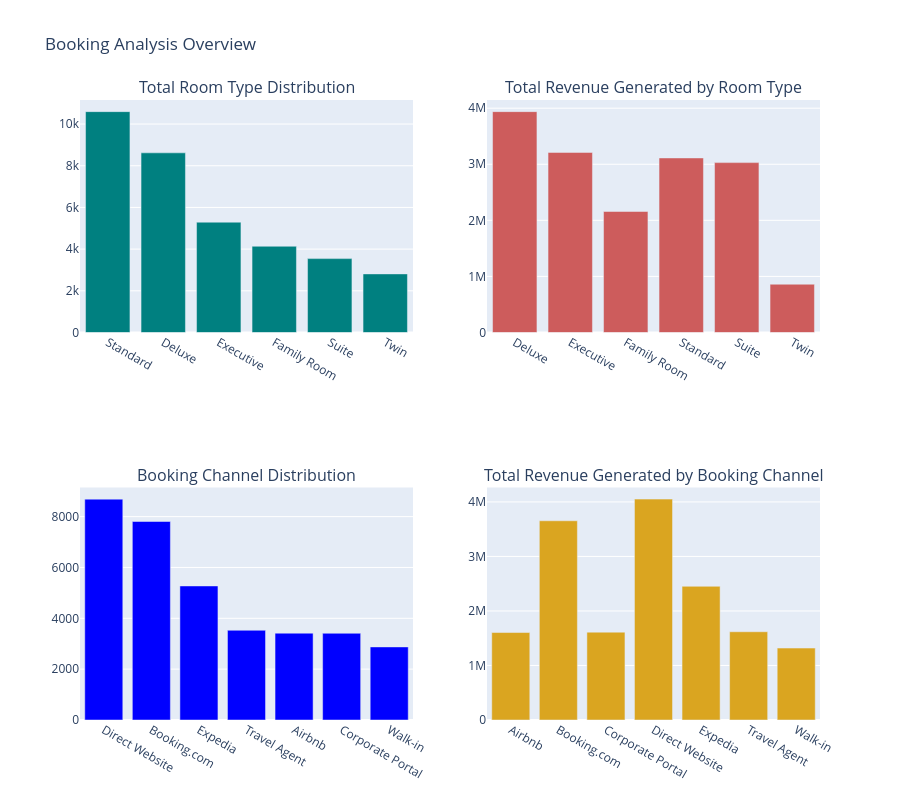

Notebook code cell kept with this figure:
### Code cell
# Format revenue values as currency when hovering over the bars.
fig.update_traces(
    hovertemplate='%{x}<br>Revenue: £%{y:,.2f}<extra></extra>',
    selector=dict(type='bar'),
    row=1,
    col=2
)

fig.update_traces(
    hovertemplate='%{x}<br>Revenue: £%{y:,.2f}<extra></extra>',
    selector=dict(type='bar'),
    row=2,
    col=2
)

# Render the updated dashboard.
fig.show()

### Figure 1 — Plotly figure (JSON) as saved in the notebook; plotly's stock layout.template omitted (floating-point values rounded to 4 significant figures)
{"data": [{"marker": {"color": "teal"}, "name": "Count", "type": "bar", "x": ["Standard", "Deluxe", "Executive", "Family Room", "Suite", "Twin"], "xaxis": "x", "y": [10596, 8619, 5293, 4137, 3544, 2811], "yaxis": "y"}, {"hovertemplate": "%{x}<br>Revenue: £%{y:,.2f}<extra></extra>", "marker": {"color": "indianred"}, "name": "Revenue", "type": "bar", "x": ["Deluxe", "Executive", "Family Room", "Standard", "Suite", "Twin"], "xaxis": "x2", "y": [3939000.0, 3211000.0, 2158000.0, 3113000.0, 3030000.0, 861100.0], "yaxis": "y2"}, {"marker": {"color": "blue"}, "name": "Channel Count", "type": "bar", "x": ["Direct Website", "Booking.com", "Expedia", "Travel Agent", "Airbnb", "Corporate Portal", "Walk-in"], "xaxis": "x3", "y": [8688, 7808, 5273, 3529, 3416, 3411, 2875], "yaxis": "y3"}, {"hovertemplate": "%{x}<br>Revenue: £%{y:,.2f}<extra></extra>", "marker": {"color": "goldenrod"}, "name": "Channel Revenue", "type": "bar", "x": ["Airbnb", "Booking.com", "Corporate Portal", "Direct Website", "Expedia", "Travel Agent", "Walk-in"], "xaxis": "x4", "y": [1605000.0, 3654000.0, 1611000.0, 4051000.0, 2452000.0, 1619000.0, 1319000.0], "yaxis": "y4"}], "layout": {"annotations": [{"font": {"size": 16}, "showarrow": false, "text": "Total Room Type Distribution", "x": 0.225, "xanchor": "center", "xref": "paper", "y": 1, "yanchor": "bottom", "yref": "paper"}, {"font": {"size": 16}, "showarrow": false, "text": "Total Revenue Generated by Room Type", "x": 0.775, "xanchor": "center", "xref": "paper", "y": 1, "yanchor": "bottom", "yref": "paper"}, {"font": {"size": 16}, "showarrow": false, "text": "Booking Channel Distribution", "x": 0.225, "xanchor": "center", "xref": "paper", "y": 0.375, "yanchor": "bottom", "yref": "paper"}, {"font": {"size": 16}, "showarrow": false, "text": "Total Revenue Generated by Booking Channel", "x": 0.775, "xanchor": "center", "xref": "paper", "y": 0.375, "yanchor": "bottom", "yref": "paper"}], "height": 800, "showlegend": false, "title": {"text": "Booking Analysis Overview"}, "xaxis": {"anchor": "y", "domain": [0, 0.45]}, "xaxis2": {"anchor": "y2", "domain": [0.55, 1]}, "xaxis3": {"anchor": "y3", "domain": [0, 0.45]}, "xaxis4": {"anchor": "y4", "domain": [0.55, 1]}, "yaxis": {"anchor": "x", "domain": [0.625, 1]}, "yaxis2": {"anchor": "x2", "domain": [0.625, 1]}, "yaxis3": {"anchor": "x3", "domain": [0, 0.375]}, "yaxis4": {"anchor": "x4", "domain": [0, 0.375]}}}
